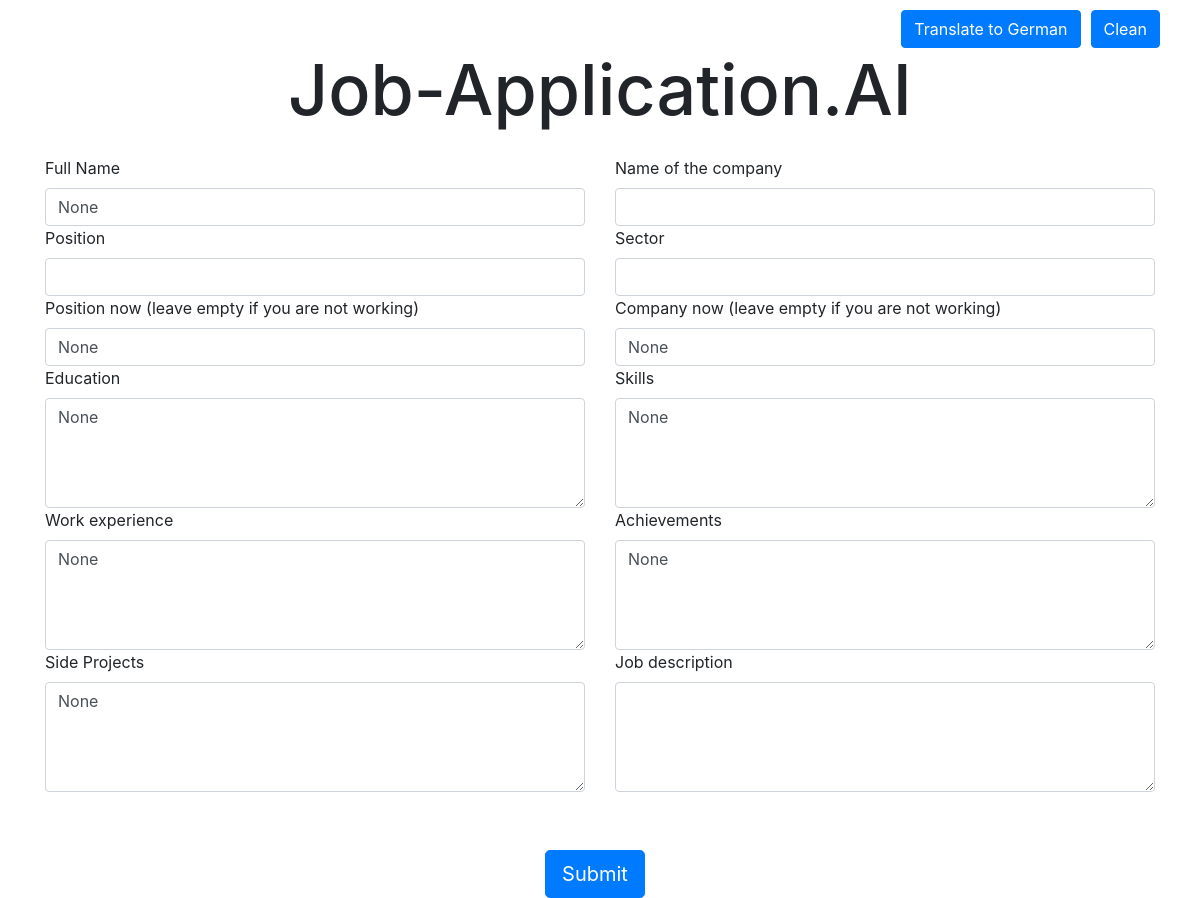
The page /app (signed in) on the database as committed earlier.
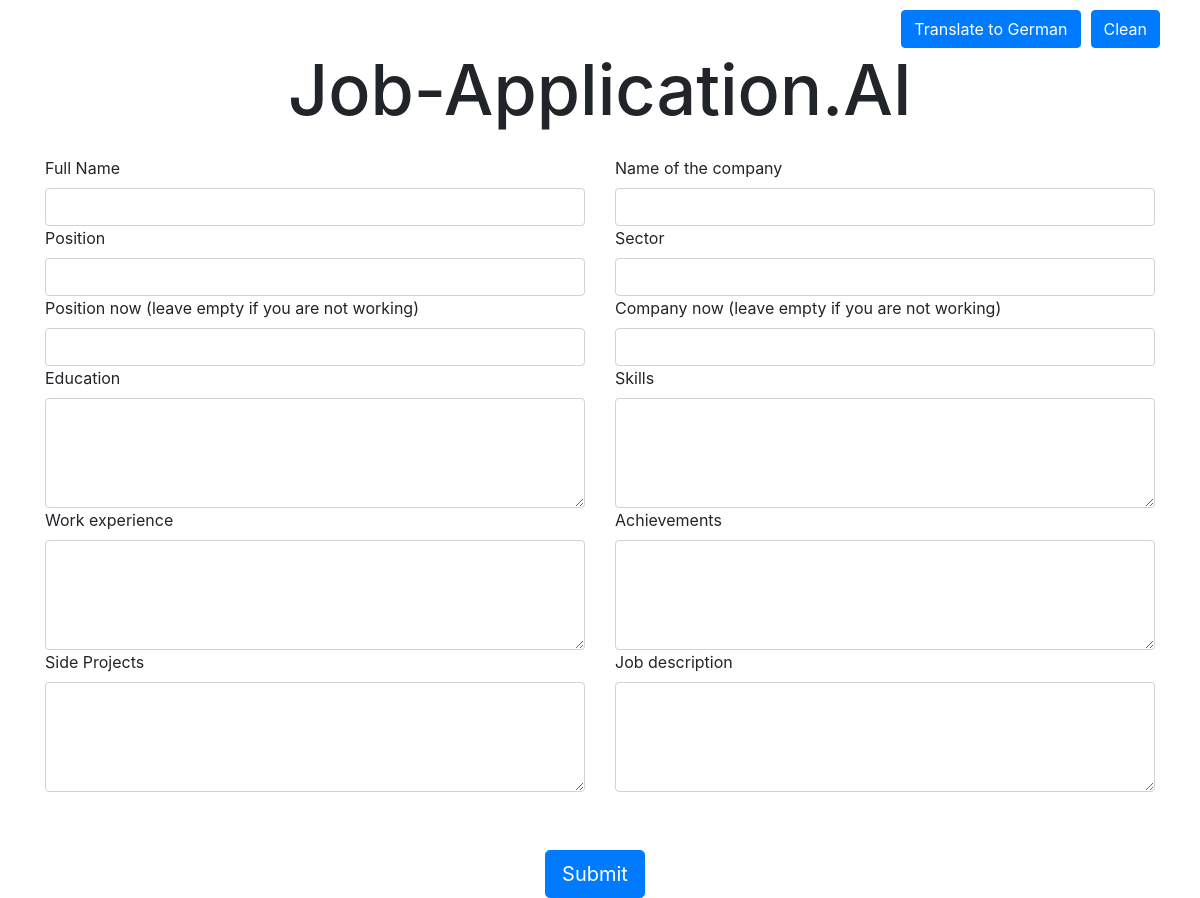
The same page on the database as committed later.
### ApplicationAI/models.py (models this page shows)
class Users(AbstractUser):
    fullName = models.CharField(max_length = 50, null = True, blank = True)
    position = models.CharField(max_length = 50, null = True, blank = True)
    positionNow = models.CharField(max_length = 50, null = True, blank = True)
    companyNow = models.CharField(max_length = 50, null = True, blank = True)
    education = models.TextField(null = True, blank = True)
    skills = models.TextField(null = True, blank = True)
    experience = models.TextField(null = True, blank = True)
    achievements = models.TextField(null = True, blank = True)
    sideProjects = models.TextField(null = True, blank = True)
    requestNumber = models.PositiveIntegerField(null = True, blank = True)

### ApplicationAI/views.py (the view)
# urls.py: path("app", views.app, name = "app"),
@login_required
def app(request):
    userData = Users.objects.get(id=request.user.id)
    return render(request, "app.html", {"userData": userData})

### ApplicationAI/templates/app.html (shortened to what this page needs)
<!DOCTYPE html>
<html>
<head>
  <link rel="stylesheet" href="https://stackpath.bootstrapcdn.com/bootstrap/4.5.0/css/bootstrap.min.css">
</head>
<body>
  <div class="container">
    <div class="row justify-content-end">
	    <button class="btn btn-primary" id="btnTranslate">Translate to German</button>
	    <button class="btn btn-primary" id="btnClean">Clean</button>
    </div>
    <div class="row">
      <div class="col-md-12">
	      <center><h1 class="tall-heading" id="mainHeading">Job-Application.AI</h1></center>
      </div>
    </div>
    <form action="download">
    <div class="row">
      <div class="col-md-6">
        <label for="name">Full Name</label>
	<input name = "name" type="text" id="name" class="form-control" value="{{ userData.fullName }}">
      </div>
      <div class="col-md-6">
        <label for="companyName">Name of the company</label>
        <input name="companyName" type="text" id="companyName" class="form-control">
      </div>
      <div class="col-md-6">
        <label for="Position">Position</label>
        <input name="position" type="text" id="position" class="form-control">
      </div>
      <div class="col-md-6">
        <label for="sectorOfTheCompany">Sector</label>
        <input name="sector" type="text" id="sectorOfTheCompany" class="form-control">
      </div>
      <div class="col-md-6">
        <label for="positionNow">Position now (leave empty if you are not working)</label>
	<input name="positionNow" type="text" id="positionNow" class="form-control" value="{{ userData.positionNow }}">
      </div>
      <div class="col-md-6">
        <label for="companyNow">Company now (leave empty if you are not working)</label>
	<input name="companyNow" type="text" id="companyNow" class="form-control" value="{{userData.companyNow}}">
      </div>
    </div>
	<div class="row">
	  <div class="col-md-6">
	    <label for="multiline">Education</label>
	    <textarea name="education" id="education" class="form-control" rows="4">{{userData.education}}</textarea>
	  </div>
	  <div class="col-md-6">
	    <label for="multiline">Skills</label>
	    <textarea name="skills" id="skills" class="form-control" rows="4">{{userData.skills}}</textarea>
	  </div>
	</div>
	<div class="row">
	  <div class="col-md-6">
	    <label for="multiline">Work experience</label>
	    <textarea name="experience" id="experience" class="form-control" rows="4">{{userData.experience}}</textarea>
	  </div>
	  <div class="col-md-6">
	    <label for="multiline">Achievements</label>
	    <textarea name="achievements" id="achievements" class="form-control" rows="4">{{userData.achievements}}</textarea>
	  </div>
	</div>
	<div class="row">
	  <div class="col-md-6">
	    <label for="multiline">Side Projects</label>
	    <textarea name="sideProjects" id="sideProjects" class="form-control" rows="4">{{userData.sideProjects}}</textarea>
	  </div>
	  <div class="col-md-6">
	    <label for="multiline">Job description</label>
	    <textarea name="jobDescription" id="jobDescription" class="form-control" rows="4"></textarea>
	  </div>
	</div>
    <br><br>
    <div class="row">
      <div class="col-md-12">
	      <center><button id="submit" class="btn btn-primary btn-lg"">Submit</button></center>
      </div>
    </div>
  </div>
</body>
</html>

Rows that differ between the two databases and show on the page:
no longer on this page (row edited): Users: name "None", positionNow "None", companyNow "None", education "None", skills "None", experience "None", achievements "None", sideProjects "None"
